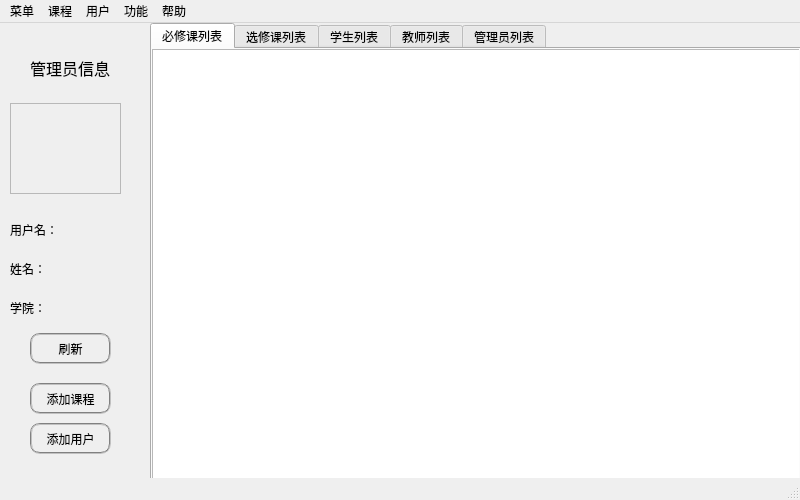
<?xml version="1.0" encoding="UTF-8"?>
<ui version="4.0">
 <class>MainWindow_admin</class>
 <widget class="QMainWindow" name="MainWindow_admin">
  <property name="geometry">
   <rect>
    <x>0</x>
    <y>0</y>
    <width>800</width>
    <height>500</height>
   </rect>
  </property>
  <property name="sizePolicy">
   <sizepolicy hsizetype="Fixed" vsizetype="Fixed">
    <horstretch>0</horstretch>
    <verstretch>0</verstretch>
   </sizepolicy>
  </property>
  <property name="mouseTracking">
   <bool>false</bool>
  </property>
  <property name="windowTitle">
   <string>管理员用户</string>
  </property>
  <property name="styleSheet">
   <string notr="true">font: 25 10pt &quot;微软雅黑 Light&quot;;</string>
  </property>
  <widget class="QWidget" name="centralwidget">
   <property name="sizePolicy">
    <sizepolicy hsizetype="Expanding" vsizetype="Expanding">
     <horstretch>0</horstretch>
     <verstretch>0</verstretch>
    </sizepolicy>
   </property>
   <widget class="QWidget" name="gridLayoutWidget">
    <property name="geometry">
     <rect>
      <x>150</x>
      <y>0</y>
      <width>651</width>
      <height>461</height>
     </rect>
    </property>
    <layout class="QGridLayout" name="gridLayout">
     <item row="0" column="0">
      <widget class="QTabWidget" name="tabWidget_admin">
       <property name="currentIndex">
        <number>0</number>
       </property>
       <property name="usesScrollButtons">
        <bool>false</bool>
       </property>
       <widget class="QWidget" name="tab_course_o">
        <property name="sizePolicy">
         <sizepolicy hsizetype="Expanding" vsizetype="Expanding">
          <horstretch>0</horstretch>
          <verstretch>0</verstretch>
         </sizepolicy>
        </property>
        <attribute name="title">
         <string>必修课列表</string>
        </attribute>
        <widget class="QTableView" name="tableView_course_o">
         <property name="geometry">
          <rect>
           <x>0</x>
           <y>0</y>
           <width>651</width>
           <height>431</height>
          </rect>
         </property>
         <property name="sizePolicy">
          <sizepolicy hsizetype="Fixed" vsizetype="Fixed">
           <horstretch>0</horstretch>
           <verstretch>0</verstretch>
          </sizepolicy>
         </property>
         <property name="editTriggers">
          <set>QAbstractItemView::NoEditTriggers</set>
         </property>
         <property name="selectionBehavior">
          <enum>QAbstractItemView::SelectRows</enum>
         </property>
         <attribute name="horizontalHeaderDefaultSectionSize">
          <number>105</number>
         </attribute>
         <attribute name="verticalHeaderVisible">
          <bool>false</bool>
         </attribute>
        </widget>
       </widget>
       <widget class="QWidget" name="tab_course_e">
        <property name="sizePolicy">
         <sizepolicy hsizetype="Expanding" vsizetype="Expanding">
          <horstretch>0</horstretch>
          <verstretch>0</verstretch>
         </sizepolicy>
        </property>
        <attribute name="title">
         <string>选修课列表</string>
        </attribute>
        <widget class="QTableView" name="tableView_course_e">
         <property name="geometry">
          <rect>
           <x>0</x>
           <y>0</y>
           <width>651</width>
           <height>431</height>
          </rect>
         </property>
         <property name="editTriggers">
          <set>QAbstractItemView::NoEditTriggers</set>
         </property>
         <property name="selectionBehavior">
          <enum>QAbstractItemView::SelectRows</enum>
         </property>
         <attribute name="horizontalHeaderDefaultSectionSize">
          <number>105</number>
         </attribute>
         <attribute name="verticalHeaderVisible">
          <bool>false</bool>
         </attribute>
        </widget>
       </widget>
       <widget class="QWidget" name="tab_student">
        <attribute name="title">
         <string>学生列表</string>
        </attribute>
        <widget class="QTableView" name="tableView_student">
         <property name="geometry">
          <rect>
           <x>0</x>
           <y>0</y>
           <width>651</width>
           <height>431</height>
          </rect>
         </property>
         <property name="editTriggers">
          <set>QAbstractItemView::NoEditTriggers</set>
         </property>
         <property name="selectionBehavior">
          <enum>QAbstractItemView::SelectRows</enum>
         </property>
         <attribute name="horizontalHeaderDefaultSectionSize">
          <number>105</number>
         </attribute>
         <attribute name="horizontalHeaderStretchLastSection">
          <bool>false</bool>
         </attribute>
         <attribute name="verticalHeaderVisible">
          <bool>false</bool>
         </attribute>
        </widget>
       </widget>
       <widget class="QWidget" name="tab_teacher">
        <attribute name="title">
         <string>教师列表</string>
        </attribute>
        <widget class="QTableView" name="tableView_teacher">
         <property name="geometry">
          <rect>
           <x>0</x>
           <y>0</y>
           <width>651</width>
           <height>431</height>
          </rect>
         </property>
         <property name="editTriggers">
          <set>QAbstractItemView::NoEditTriggers</set>
         </property>
         <property name="selectionBehavior">
          <enum>QAbstractItemView::SelectRows</enum>
         </property>
         <attribute name="horizontalHeaderDefaultSectionSize">
          <number>105</number>
         </attribute>
         <attribute name="horizontalHeaderStretchLastSection">
          <bool>false</bool>
         </attribute>
         <attribute name="verticalHeaderVisible">
          <bool>false</bool>
         </attribute>
        </widget>
       </widget>
       <widget class="QWidget" name="tab_admin">
        <attribute name="title">
         <string>管理员列表</string>
        </attribute>
        <widget class="QTableView" name="tableView_admin">
         <property name="geometry">
          <rect>
           <x>0</x>
           <y>0</y>
           <width>651</width>
           <height>431</height>
          </rect>
         </property>
         <property name="editTriggers">
          <set>QAbstractItemView::NoEditTriggers</set>
         </property>
         <property name="selectionBehavior">
          <enum>QAbstractItemView::SelectRows</enum>
         </property>
         <attribute name="horizontalHeaderDefaultSectionSize">
          <number>105</number>
         </attribute>
         <attribute name="horizontalHeaderStretchLastSection">
          <bool>false</bool>
         </attribute>
         <attribute name="verticalHeaderVisible">
          <bool>false</bool>
         </attribute>
        </widget>
       </widget>
      </widget>
     </item>
    </layout>
   </widget>
   <widget class="QLabel" name="label">
    <property name="geometry">
     <rect>
      <x>30</x>
      <y>30</y>
      <width>81</width>
      <height>31</height>
     </rect>
    </property>
    <property name="styleSheet">
     <string notr="true">font: 25 11pt &quot;微软雅黑 Light&quot;;</string>
    </property>
    <property name="text">
     <string>&lt;html&gt;&lt;head/&gt;&lt;body&gt;&lt;p&gt;&lt;span style=&quot; font-size:12pt;&quot;&gt;管理员信息&lt;/span&gt;&lt;/p&gt;&lt;/body&gt;&lt;/html&gt;</string>
    </property>
   </widget>
   <widget class="QWidget" name="gridLayoutWidget_3">
    <property name="geometry">
     <rect>
      <x>10</x>
      <y>190</y>
      <width>141</width>
      <height>131</height>
     </rect>
    </property>
    <layout class="QGridLayout" name="gridLayout_3">
     <item row="3" column="2">
      <spacer name="horizontalSpacer_2">
       <property name="orientation">
        <enum>Qt::Horizontal</enum>
       </property>
       <property name="sizeHint" stdset="0">
        <size>
         <width>40</width>
         <height>20</height>
        </size>
       </property>
      </spacer>
     </item>
     <item row="3" column="0">
      <spacer name="horizontalSpacer_3">
       <property name="orientation">
        <enum>Qt::Horizontal</enum>
       </property>
       <property name="sizeHint" stdset="0">
        <size>
         <width>40</width>
         <height>20</height>
        </size>
       </property>
      </spacer>
     </item>
     <item row="2" column="0">
      <widget class="QLabel" name="label_4">
       <property name="styleSheet">
        <string notr="true">font: 25 11pt &quot;微软雅黑 Light&quot;;</string>
       </property>
       <property name="text">
        <string>学院：</string>
       </property>
      </widget>
     </item>
     <item row="1" column="0">
      <widget class="QLabel" name="label_3">
       <property name="styleSheet">
        <string notr="true">font: 25 11pt &quot;微软雅黑 Light&quot;;</string>
       </property>
       <property name="text">
        <string>姓名：</string>
       </property>
      </widget>
     </item>
     <item row="0" column="0">
      <widget class="QLabel" name="label_2">
       <property name="styleSheet">
        <string notr="true">font: 25 11pt &quot;微软雅黑 Light&quot;;</string>
       </property>
       <property name="text">
        <string>用户名：</string>
       </property>
      </widget>
     </item>
     <item row="0" column="1" colspan="2">
      <widget class="QLabel" name="label_id">
       <property name="styleSheet">
        <string notr="true">font: 25 11pt &quot;微软雅黑 Light&quot;;</string>
       </property>
       <property name="text">
        <string/>
       </property>
      </widget>
     </item>
     <item row="1" column="1" colspan="2">
      <widget class="QLabel" name="label_name">
       <property name="styleSheet">
        <string notr="true">font: 25 11pt &quot;微软雅黑 Light&quot;;</string>
       </property>
       <property name="text">
        <string/>
       </property>
      </widget>
     </item>
     <item row="2" column="1" colspan="2">
      <widget class="QLabel" name="label_institude">
       <property name="styleSheet">
        <string notr="true">font: 25 11pt &quot;微软雅黑 Light&quot;;</string>
       </property>
       <property name="text">
        <string/>
       </property>
      </widget>
     </item>
     <item row="3" column="1">
      <spacer name="horizontalSpacer">
       <property name="orientation">
        <enum>Qt::Horizontal</enum>
       </property>
       <property name="sizeHint" stdset="0">
        <size>
         <width>40</width>
         <height>20</height>
        </size>
       </property>
      </spacer>
     </item>
    </layout>
   </widget>
   <widget class="QPushButton" name="add_user_btn">
    <property name="geometry">
     <rect>
      <x>30</x>
      <y>400</y>
      <width>81</width>
      <height>31</height>
     </rect>
    </property>
    <property name="styleSheet">
     <string notr="true">border:2px groove gray;border-radius:10px;padding:2px 4px;</string>
    </property>
    <property name="text">
     <string>添加用户</string>
    </property>
   </widget>
   <widget class="QPushButton" name="add_course_btn">
    <property name="geometry">
     <rect>
      <x>30</x>
      <y>360</y>
      <width>81</width>
      <height>31</height>
     </rect>
    </property>
    <property name="styleSheet">
     <string notr="true">border:2px groove gray;border-radius:10px;padding:2px 4px;</string>
    </property>
    <property name="text">
     <string>添加课程</string>
    </property>
   </widget>
   <widget class="QFrame" name="frame">
    <property name="geometry">
     <rect>
      <x>10</x>
      <y>80</y>
      <width>111</width>
      <height>91</height>
     </rect>
    </property>
    <property name="styleSheet">
     <string notr="true">image: url(:/image/photo.png);</string>
    </property>
    <property name="frameShape">
     <enum>QFrame::StyledPanel</enum>
    </property>
    <property name="frameShadow">
     <enum>QFrame::Raised</enum>
    </property>
   </widget>
   <widget class="QPushButton" name="flush_btn">
    <property name="geometry">
     <rect>
      <x>30</x>
      <y>310</y>
      <width>81</width>
      <height>31</height>
     </rect>
    </property>
    <property name="styleSheet">
     <string notr="true">border:2px groove gray;border-radius:10px;padding:2px 4px;
font: 25 10pt &quot;微软雅黑 Light&quot;;</string>
    </property>
    <property name="text">
     <string>刷新</string>
    </property>
   </widget>
  </widget>
  <widget class="QMenuBar" name="menubar">
   <property name="geometry">
    <rect>
     <x>0</x>
     <y>0</y>
     <width>800</width>
     <height>19</height>
    </rect>
   </property>
   <widget class="QMenu" name="menu_main">
    <property name="title">
     <string>菜单</string>
    </property>
    <addaction name="action_login"/>
    <addaction name="action_quit"/>
    <addaction name="separator"/>
   </widget>
   <widget class="QMenu" name="menu_course">
    <property name="title">
     <string>课程</string>
    </property>
    <addaction name="action_course_o"/>
    <addaction name="action_course_e"/>
    <addaction name="separator"/>
    <addaction name="action_course_add"/>
   </widget>
   <widget class="QMenu" name="menu_user">
    <property name="title">
     <string>用户</string>
    </property>
    <addaction name="action_student_d"/>
    <addaction name="action_teachet_d"/>
    <addaction name="action_admin_d"/>
    <addaction name="separator"/>
    <addaction name="action_user_add"/>
   </widget>
   <widget class="QMenu" name="menu_help">
    <property name="title">
     <string>帮助</string>
    </property>
    <addaction name="action_about"/>
    <addaction name="action_help"/>
   </widget>
   <widget class="QMenu" name="menu_function">
    <property name="title">
     <string>功能</string>
    </property>
    <addaction name="action_start_course"/>
   </widget>
   <addaction name="menu_main"/>
   <addaction name="menu_course"/>
   <addaction name="menu_user"/>
   <addaction name="menu_function"/>
   <addaction name="menu_help"/>
  </widget>
  <widget class="QStatusBar" name="statusbar"/>
  <action name="action_quit">
   <property name="text">
    <string>退出</string>
   </property>
  </action>
  <action name="action_login">
   <property name="text">
    <string>重新登录</string>
   </property>
  </action>
  <action name="action_course_o">
   <property name="text">
    <string>查看必修课程</string>
   </property>
  </action>
  <action name="action_course_e">
   <property name="text">
    <string>查看选修课程</string>
   </property>
  </action>
  <action name="action_student_d">
   <property name="text">
    <string>查看学生用户</string>
   </property>
  </action>
  <action name="action_teachet_d">
   <property name="text">
    <string>查看教师用户</string>
   </property>
  </action>
  <action name="action_admin_d">
   <property name="text">
    <string>查看管理员用户</string>
   </property>
  </action>
  <action name="action_course_add">
   <property name="text">
    <string>添加课程</string>
   </property>
  </action>
  <action name="action_student_add">
   <property name="text">
    <string>添加学生用户</string>
   </property>
  </action>
  <action name="action_teacher_add">
   <property name="text">
    <string>添加教师用户</string>
   </property>
  </action>
  <action name="action_user_add">
   <property name="text">
    <string>添加用户</string>
   </property>
  </action>
  <action name="action_about">
   <property name="text">
    <string>关于</string>
   </property>
  </action>
  <action name="action_help">
   <property name="text">
    <string>帮助文档</string>
   </property>
  </action>
  <action name="action_start_course">
   <property name="text">
    <string>开放选课</string>
   </property>
  </action>
 </widget>
 <resources/>
 <connections/>
</ui>
